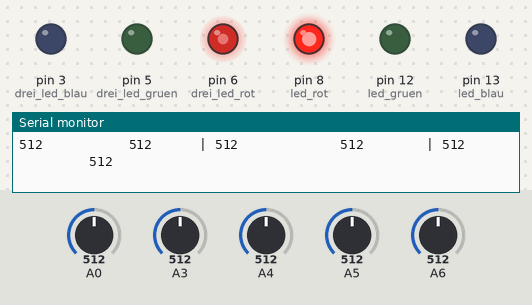
Simulated run of this sketch. Board: Arduino Uno, built with avr-gcc and run on an emulated ATmega328P. On the bench: output pins drawn as LEDs (lit = HIGH), the last lines printed to the serial monitor. The test bench sets the inputs (shaded band); at power-on: A5 = 512, A3 = 512, A6 = 512, A0 = 512, A4 = 512.

Above: at 1.2 s.
1.3 s: A5 set to 30
At 4.0 s:
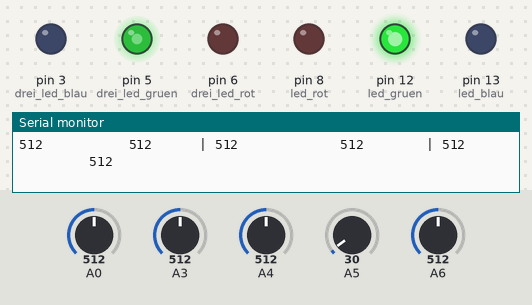
13.8 s: A3 set to 30
At 16.7 s:
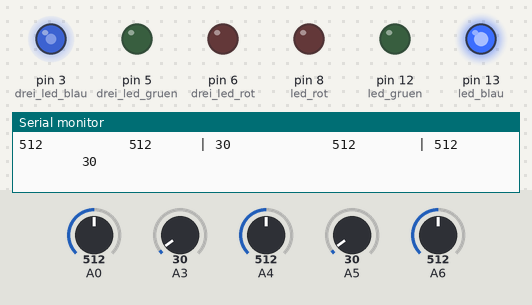
26.0 s: A6 set to 135
30.5 s: A6 set to 121
At 31.5 s:
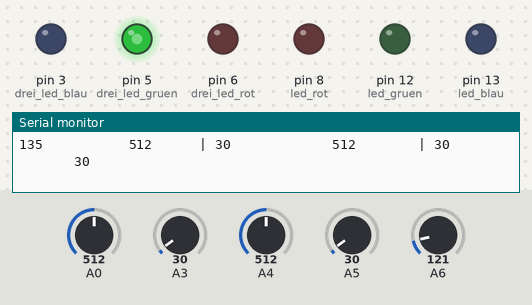
38.4 s: A6 set to 306
At 47.3 s:
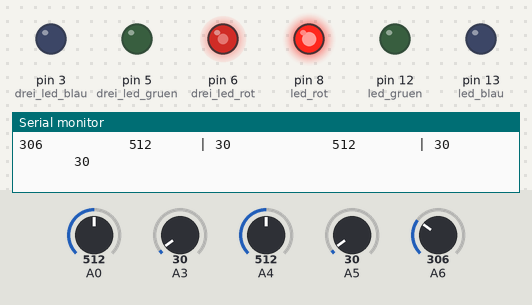
47.6 s: A6 set to 30
At 53.3 s:
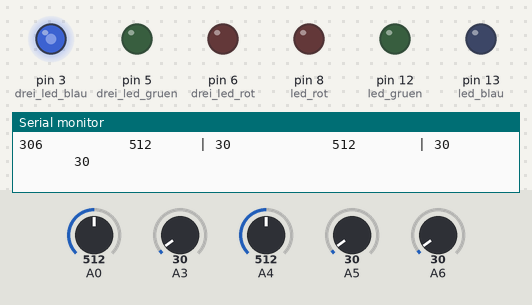
Timing chart, 0 to 57.8 s (numbered marks = the images above; inputs shaded):
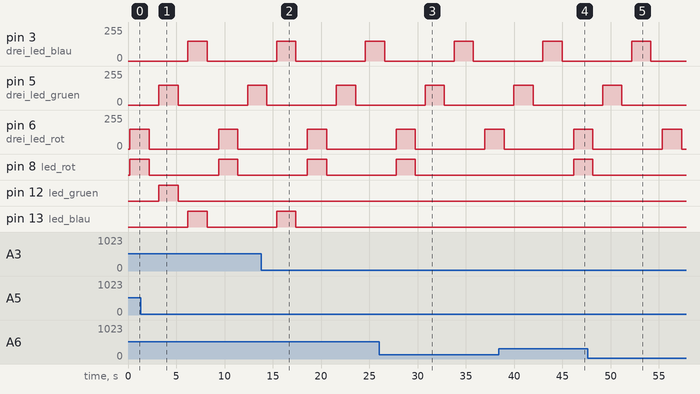

Measured:
- the behaviour switches between 128 and 127 on A6 (found by bisection; images 2 and 3)
- after the input at 1.3 s, pin 12 (led_gruen): goes on until 5.2 s, then stays LOW
- after the input at 13.8 s, pin 13 (led_blau): goes on until 17.4 s, then stays LOW
- after the input at 30.5 s, pin 8 (led_rot): stays LOW (without the input it goes to HIGH after 6.5 s)
- after the input at 38.4 s, pin 8 (led_rot): LOW → HIGH after 7.8 s
- after the input at 47.6 s, pin 8 (led_rot): goes on until 48.2 s, then stays LOW

The sketch:

vielfaerbige_led_drei_led_klassik_glaskugel.ino
```cpp
int drei_led_rot = 6;
int drei_led_gruen = 5;
int drei_led_blau = 3;
int led_rot = 8;
int led_gruen = 12;
int led_blau = 13;
int licht = 150;
int dunkel = 0;
int drei_led_rot_value;
int drei_led_gruen_value;
int drei_led_blau_value;
int led_rot_value;
int led_gruen_value;
int led_blau_value;

void setup() {
  Serial.begin(9600);
  pinMode(drei_led_rot,OUTPUT);
  pinMode(drei_led_gruen,OUTPUT);
  pinMode(drei_led_blau, OUTPUT);
  pinMode(led_rot, OUTPUT);
  pinMode(led_gruen, OUTPUT);
  pinMode(led_blau, OUTPUT);
}

void loop() {
  digitalWrite(led_rot, LOW);
  digitalWrite(led_gruen, LOW);
  digitalWrite(led_blau, LOW);

  drei_led_rot_value = analogRead(drei_led_rot);
  drei_led_gruen_value = analogRead(drei_led_gruen);
  drei_led_blau_value = analogRead(drei_led_blau);
  led_rot_value = analogRead(led_rot);
  led_gruen_value = analogRead(led_gruen);
  led_blau_value = analogRead(led_blau);

  Serial.print("Drei_LED_Rot  ");
  Serial.print("LED_Rot  | ");
  Serial.print("Drei_LED_Gruen  ");
  Serial.print("LED_Gruen  | ");
  Serial.print("Drei_LED_Blau  ");
  Serial.print(" LED_Blau  ");
  Serial.println();
  Serial.print(drei_led_rot_value);
  Serial.print("           ");
  Serial.print(led_rot_value);
  Serial.print("      | ");
  Serial.print(drei_led_gruen_value);
  Serial.print("             ");
  Serial.print(led_gruen_value);
  Serial.print("        | ");
  Serial.print(drei_led_blau_value);
  Serial.print("             ");
  Serial.print(led_blau_value);
  Serial.println();
  delay(100);


  analogWrite(drei_led_rot, licht);
  analogWrite(led_rot, drei_led_rot_value);
  delay(2000);
  analogWrite(drei_led_rot, dunkel);
  analogWrite(led_rot, dunkel);
  delay(1000);

  analogWrite(drei_led_gruen, licht);
  analogWrite(led_gruen, drei_led_gruen_value);
  delay(2000);
  analogWrite(drei_led_gruen, dunkel);
  analogWrite(led_gruen, dunkel);
  delay(1000);

  analogWrite(drei_led_blau, licht);
  analogWrite(led_blau, drei_led_blau_value);
  delay(2000);
  analogWrite(drei_led_blau, dunkel);
  analogWrite(led_blau, dunkel);
  delay(1000);
}
```
